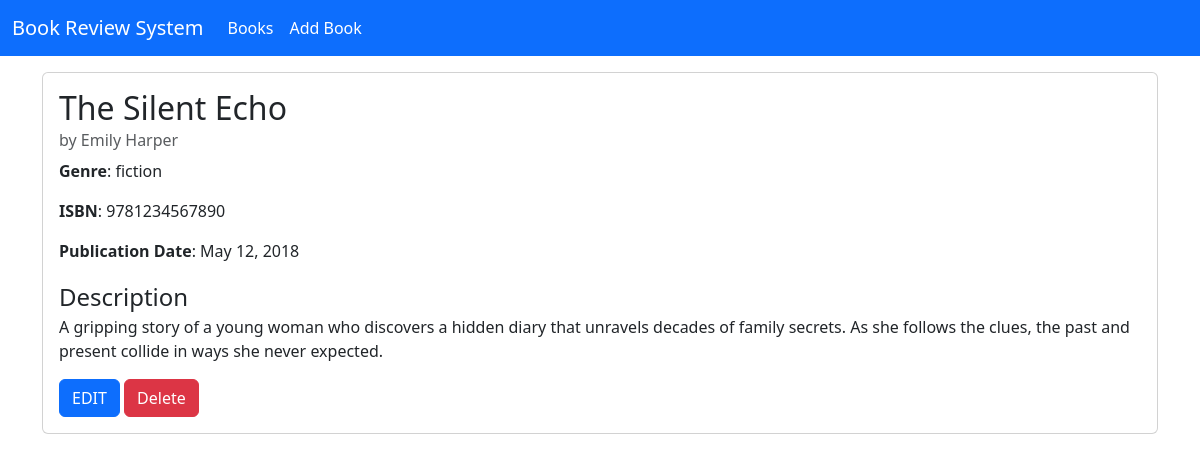
The page /book/6 on the database its author committed.
### book/models.py (models this page shows, shortened)
class Book(models.Model):
    GENRE_CHOICES = [
        ("fiction","Fiction"),
        ("non_fiction","Non-Fiction"),
        ("science","Science"),
        ("technology","technology"),
        ("history","History"),
        ("other","Other")
    ]
    title = models.CharField(max_length=200)
    author = models.CharField(max_length=200)
    description = models.TextField()
    genre = models.CharField(max_length=20,choices=GENRE_CHOICES)
    isbn = models.CharField('ISBN',max_length=13,unique=True)
    publication_date = models.DateField()
    average_rating = models.DecimalField(
        max_digits=3,
        decimal_places=2,
        validators=[MinLengthValidator(0),MaxLengthValidator(5)],
        default=0
    )
    created_at = models.DateTimeField(auto_now_add=True)
    updated_at = models.DateTimeField(auto_now=True)

### book/views.py (the view)
# urls.py: path("book/<int:bk_id>",book_detail,name="book-detail"),
def book_detail(req,bk_id):
    book = Book.objects.get(pk=bk_id)
    return render(req,"book/book_details.html",{"bk":book})

### book/templates/book/book_details.html (shortened to what this page needs)
{% extends "book/base.html" %}
{% block content %}
<div class="container-fluid">
    <div class="container ">
        <div class="card">
            <div class="card-body">
                <h2 class="card-title">{{bk.title}}</h2>
                <h6 class="card-subtitle mb-2 text-body-secondary">by {{bk.author}}</h6>
                <p class="card-text"><span class="fw-bold">Genre</span>: {{bk.genre}}</p>
                <p class="card-text"><span class="fw-bold">ISBN</span>: {{bk.isbn}}</p>
                <p class="card-text"><span class="fw-bold">Publication Date</span>: {{bk.publication_date}}</p>
                <p class="card-text"><span class="fw-medium fs-4">Description</span><br> {{bk.description}}</p>
                <a href="{% url 'update-detail' bk.pk %}" class="btn btn-primary d-inline-block">EDIT</a>
                <form action="{% url 'delete-book' bk.pk %}" method="POST" class="d-inline">
                    <button type="submit" class="btn btn-danger">Delete</button>
                </form>
            </div>
        </div>
    </div>
</div>
{% endblock %}

### rows shown on the page
Book: title "The Silent Echo", author "Emily Harper", genre "fiction", isbn "9781234567890", publication_date "May 12, 2018", description "A gripping story of a young woman who discovers a hidden diary that unravels decades of family secrets. As she follows the clues, the past and present collide in ways she never expected."
